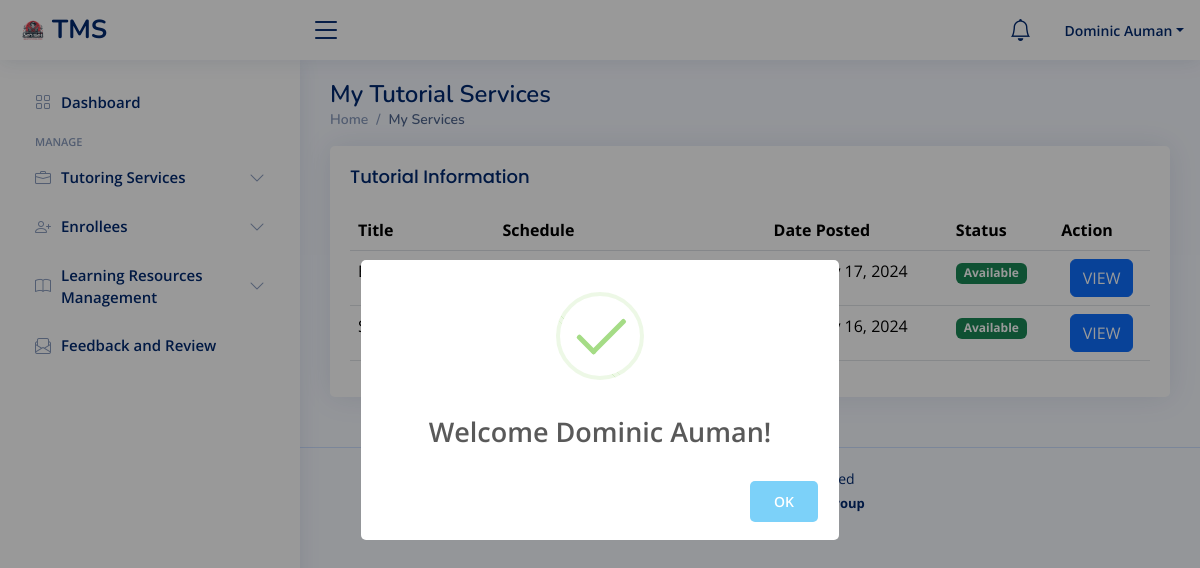
The app's page /tutor/services.php (signed in) with its own data.
### tables this page shows
CREATE TABLE `tutorial_services` (
  `job_id` int(11) NOT NULL AUTO_INCREMENT,
  `category` varchar(255) NOT NULL,
  `subject` varchar(255) NOT NULL,
  `tutor_id` int(50) NOT NULL,
  `title` varchar(255) NOT NULL,
  `description` text NOT NULL,
  `rate2` varchar(255) NOT NULL,
  `rate1` varchar(255) NOT NULL,
  `status` varchar(255) NOT NULL DEFAULT 'Available',
  `date_posted` timestamp NOT NULL DEFAULT current_timestamp() ON UPDATE current_timestamp(),
  `mop` varchar(255) NOT NULL,
  `accountnumber` varchar(255) NOT NULL,
  PRIMARY KEY (`job_id`),
  KEY `user_id` (`tutor_id`),
  CONSTRAINT `tutorial_services_ibfk_1` FOREIGN KEY (`tutor_id`) REFERENCES `tutor` (`user_id`) ON DELETE CASCADE ON UPDATE NO ACTION
);

### tutor/services.php (the view, shortened to what this page needs)
<?php
 include("./include/header.php");
 include("./include/topbar.php");
 include("./include/sidebar.php");
?>
<div class="pagetitle">
  <h1>My Tutorial Services</h1>
  <nav>
    <ol class="breadcrumb">
      <li class="breadcrumb-item"><a href="index.php">Home</a></li>
      <li class="breadcrumb-item active">My Services</li>
    </ol>
  </nav>
</div>
<section class="section">
  <div class="row">
    <div class="col-lg-12">
      <div class="card">
        <div class="card-body">
          <h5 class="card-title">Tutorial Information</h5>
          <table class="table datatable">
            <thead>
              <tr>
                <th scope="col">Title</th>
                <th scope="col">Schedule</th>
                <th scope="col">Date Posted</th>
                <th scope="col">Status</th>
                <th scope="col">Action</th>
              </tr>
            </thead>
            <tbody>
              <?php
              $user_id = $_SESSION['auth_user']['user_id'];
              $query = "SELECT
                          tutorial_services.*,
                          GROUP_CONCAT(CONCAT(tutorial_schedule.`day`, ' ', DATE_FORMAT(tutorial_schedule.starttime, '%l:%i %p'), ' - ', DATE_FORMAT(tutorial_schedule.endtime, '%l:%i %p')) SEPARATOR '<br>') as schedules
                        FROM
                          tutorial_services
                          INNER JOIN
                          tutorial_schedule
                          ON
                            tutorial_services.job_id = tutorial_schedule.job_id
                        WHERE
                          tutorial_services.tutor_id = '$user_id'
                        GROUP BY
                          tutorial_services.job_id
                        ORDER BY
                          tutorial_services.date_posted DESC";
              $query_run = mysqli_query($con, $query);
              if (mysqli_num_rows($query_run) > 0) {
                  foreach ($query_run as $row) {
              ?>
                      <tr>
                          <td><?= $row['title']; ?></td>
                          <td><?= $row['schedules']; ?></td>
                          <td><?= date('F j, Y', strtotime($row['date_posted'])); ?></td>
                          <?php
                          $status = $row['status'];
                          $badge_class = '';
                          switch ($status) {
                              case 'Available':
                                  $badge_class = 'bg-success';
                                  break;
                          }
                          ?>
                          <td><span class="badge <?= $badge_class; ?>"><?= $status; ?></span></td>
                          <td class="text-center">
                              <a type="button" class="btn btn-primary" href="services_view.php?id=<?=$row['job_id'];?>">VIEW</a>
                          </td>
                      </tr>
              <?php
                  }
              } else {
              ?>
                  <tr>
                      <td colspan="4">No Record Found</td>
                  </tr>
              <?php
              }
              ?>
            </tbody>
          </table>
        </div>
      </div>
    </div>
  </div>
</section>
<?php
 include("./include/footer.php");
?>

### tutor/assets/css/style.css (style rules this page uses)
:root { scroll-behavior: smooth; }
body { font-family: "Open Sans", sans-serif; background: #f6f9ff; color: #444444; }
a { color: #4154f1; text-decoration: none; }
h1, h2, h3, h4, h5, h6 { font-family: "Nunito", sans-serif; }
.pagetitle { margin-bottom: 10px; }
.pagetitle h1 { font-size: 24px; margin-bottom: 0; font-weight: 600; color: #012970; }
.card { margin-bottom: 30px; border: none; border-radius: 5px; box-shadow: 0px 0 30px rgba(1, 41, 112, 0.1); }
.card-title { padding: 20px 0 15px 0; font-size: 18px; font-weight: 500; color: #012970; font-family: "Poppins", sans-serif; }
.card-body { padding: 0 20px 20px 20px; }
.breadcrumb { font-size: 14px; font-family: "Nunito", sans-serif; color: #899bbd; font-weight: 600; }
.breadcrumb a { color: #899bbd; transition: 0.3s; }
.breadcrumb .breadcrumb-item::before { color: #899bbd; }
.breadcrumb .active { color: #51678f; font-weight: 600; }

### records on screen
tutorial_services: date_posted "February 17, 2024", status "Available"
tutorial_services: date_posted "February 16, 2024", status "Available"

### other values on screen
$_SESSION['auth_user']['user_name'] "Dominic Auman"
